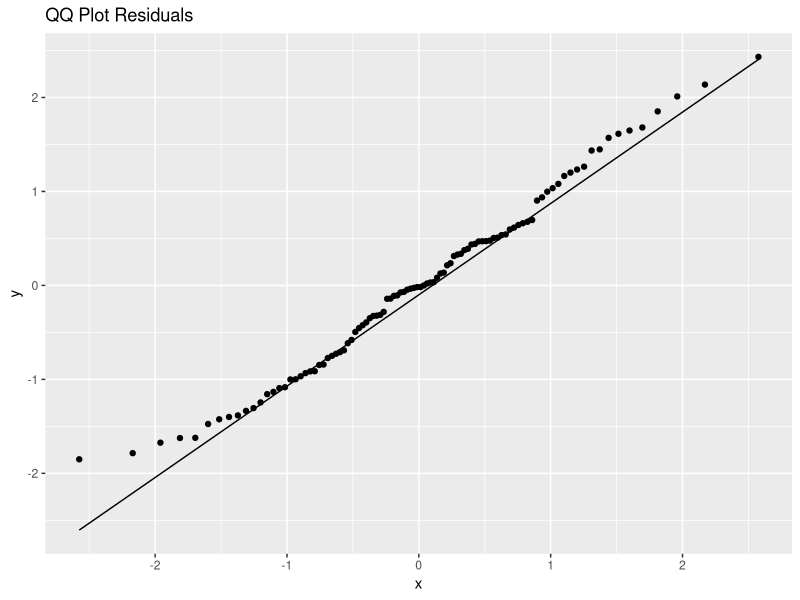
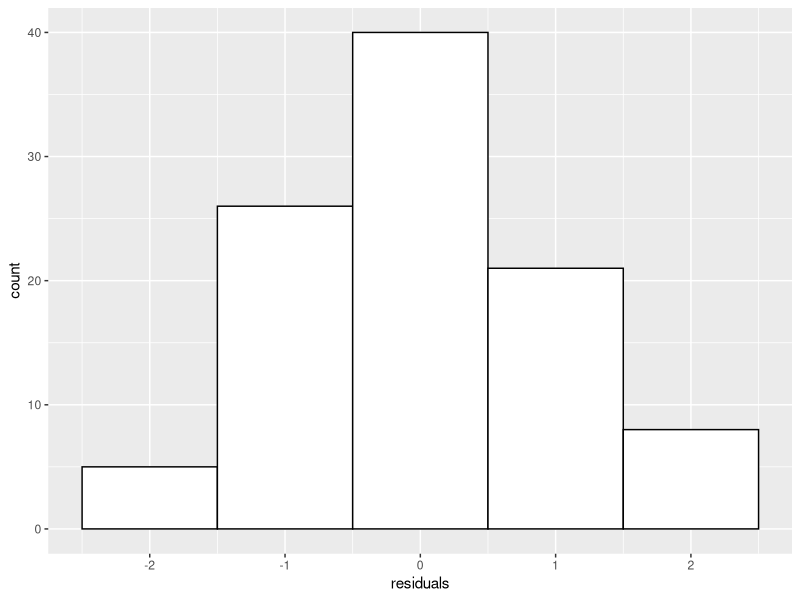
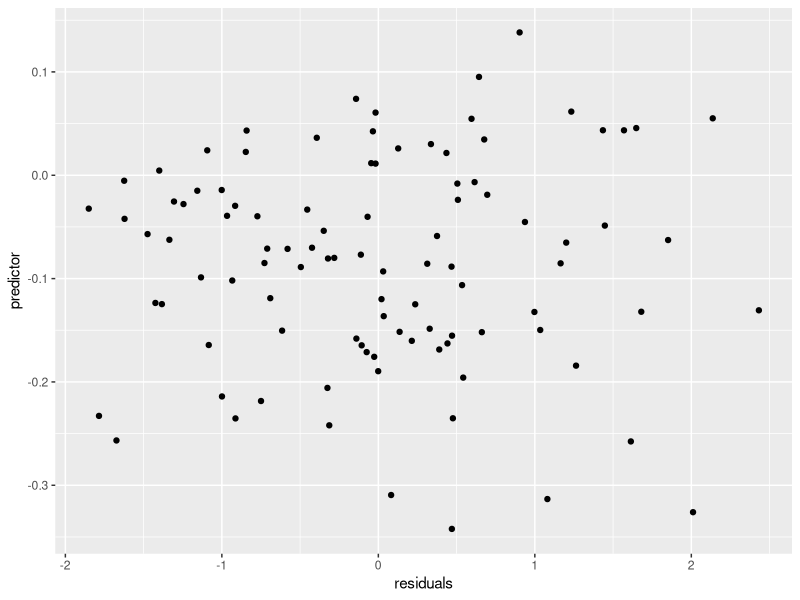

The R source for these figures, in order:
## ---- chunk 1
my_lm <- function(y, x, alpha = 0.05) {

  # Define parameters
  n <- length(y)
  X <- cbind(rep(1, n), x)
  y_mean <- mean(y)

  #Set initial beta
  beta_zero <- c(y_mean)

  for (i in 2:ncol(X)){
    beta_zero[i] <- cov(y, X[,i])/var(X[,i])
    }

  #Define loss function
  loss_func <- function(y, X, par){
    H <- t(y - X%*%par) %*% (y - X%*%par)
    return(H)
    }

  # Estimate beta through loss function
  beta.hat <- optim(par = beta_zero, fn = loss_func, X = X, y = y, method = "BFGS")

  #Calculating R squared
  y_hat <- X %*% as.matrix(beta.hat$par)
  sse <- sum((y - y_hat)^2)
  sst <- sum((y - y_mean)^2)

  R_squared <- 1-(sse/sst)

  #Calculating Cp
  resid <- y - X%*%as.matrix(beta.hat$par)
  p <- dim(X)[2]
  df <- n - p
  sigma2.hat <- (1/df)*t(resid)%*%resid

  Cp <- sse + 2*p*sigma2.hat

  #Estimate of the variance of the estimated beta
  var.beta <- diag(as.numeric(sigma2.hat) * solve(t(X) %*% X))

  #Calculating confidence intervals
  quant <- 1 - alpha/2
  ci.beta <- c(as.matrix(beta.hat$par) - qnorm(p = quant)*sqrt(var.beta), as.matrix(beta.hat$par)+ qnorm(p = quant)*sqrt(var.beta))

  #Calculating F statistics
  dfm <- p-1
  dfe <- n - p
  ssm <- sum((y_hat - y_mean)^2)
  msm <- (ssm/dfm)
  mse <- (sse/dfe)
  f_stats <- (msm/mse)
  p_value <- (1-pf(f_stats,n-1, df))


  # Return all estimated values
  return(list(beta = c(beta.hat$par), sigma2 = sigma2.hat, Cp = Cp, R2 = R_squared, ci = ci.beta, f_statistic = f_stats, p_value = p_value, residuals = c(resid), predictor = c(y_hat)))

}
## ---- chunk 2
variables <- matrix(rnorm(400), ncol = 4)
response <- rnorm(100)
alpha <- 0.05
result <- my_lm(response, variables, alpha)
result
## ---- chunk 3
library(ggplot2)
plot_residual <- function(y, residuals){
  df_resid <- data.frame(y = residuals)
  plot_resid <- ggplot(df_resid, aes(sample = y))
  return (plot_resid + stat_qq() + stat_qq_line() + ggtitle("QQ Plot Residuals"))

}
## ---- chunk 4
variables <- matrix(rnorm(400), ncol = 4)
response <- rnorm(100)
alpha <- 0.05

result <- my_lm(response, variables, alpha)
plot_residual(response, result$residuals)
## ---- chunk 5
plot_histogram_residuals <- function(residuals){
  plot_hist <- ggplot() + aes(residuals)+ geom_histogram(binwidth=1, colour="black", fill="white")
  return(plot_hist)
}
## ---- chunk 6
plot_histogram_residuals(result$residuals)
## ---- chunk 7
plot_residuals_fitted <- function(predictor,residuals){
  plot_res_fit <- ggplot() + aes (x = residuals, y = predictor)+geom_point()
  return(plot_res_fit)
}
## ---- chunk 8
plot_residuals_fitted(result$predictor,result$residuals)
